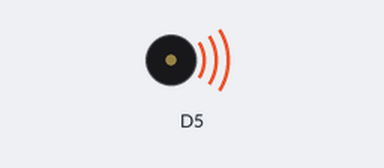
Simulated run of this program. Board: CircuitPython board. Parts: buzzer (waves = sounding). The interpreter's speed is modelled, so counts of loop turns are approximate.

Above: at 0.05 s.
Timing chart, 0 to 3.0 s (numbered marks = the images above):
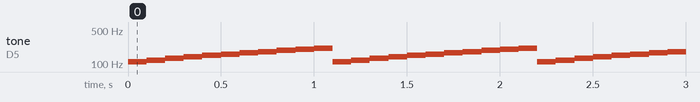

The program:

sandro_buzzer_example.py
```python
# See https://learn.adafruit.com/using-piezo-buzzers-with-circuitpython-arduino/circuitpython
# https://learn.adafruit.com/circuitpython-essentials/circuitpython-neopixel
import board
import time
import simpleio
import neopixel
from analogio import AnalogIn

i = 100
while True:
    i += 10
    simpleio.tone(board.D5, i, duration=0.1)

    if i > 200:
        i = 100
```

Measured:
- by itself, tone on D5: repeats every 1.1 s: 120 Hz 0.10 s, 130 Hz 0.10 s, 140 Hz 0.10 s, 150 Hz 0.10 s, 160 Hz 0.10 s, 170 Hz 0.10 s, 180 Hz 0.10 s, 190 Hz 0.10 s, 200 Hz 0.10 s, 210 Hz 0.10 s, 110 Hz 0.10 s
